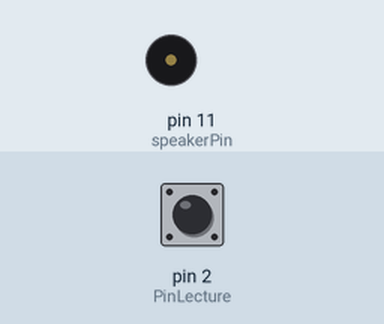
This sketch was run on a simulated Arduino Uno, built with avr-gcc and run on an emulated ATmega328P. On the bench: buzzer (waves = sounding). The inputs (shaded band) are chosen by the test bench; at power-on: pin 2 (PinLecture) HIGH. What the sketch prints to the serial monitor is not drawn.

Above: at 1.2 s.
1.3 s: pin 2 (PinLecture) pulled LOW for 0.15 s
At 2.6 s:
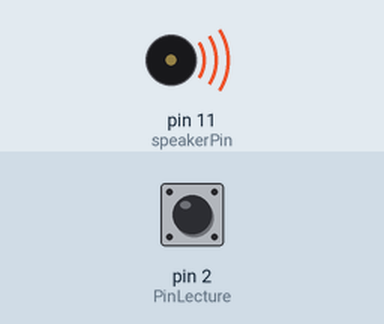
Timing chart, 0 to 4.3 s (numbered marks = the images above; inputs shaded):
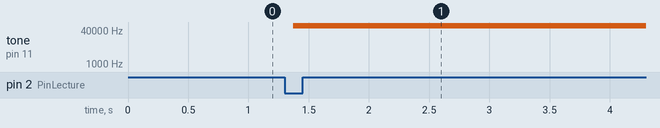

The sketch:

teldtmf2.ino
```cpp
/* Décodage pour cadran à impulsion type S63 et generation d'un signal DTMF
le décodage  des impulsions est du à Ph Martorell
la generation des signaux DTMF et l'assemblage est du à J ROGUIN
sur la base d'un generateur PWM de signaux code par Gary Hill
*/
#include <stdint.h>
#include <avr/interrupt.h>
#include <avr/io.h>
#include <avr/pgmspace.h>
#include "sinewavedata3.h"

const int PinLecture = 2 ; // Entrée lecture impulsions
const boolean Bavard = 0 ; // Génére les commentaires sur le port série
const boolean Debug = 1 ; // Génére les mesures de temps
//
boolean PlusDuneFois = 1 ; // pour éviter la répétition de commentaire
unsigned long TempsImpulsionMin = 45 ;
unsigned long TempsImpulsionMax = 95 ;
unsigned long TempsInterImpulsionMin = 25 ;
unsigned long TempsInterImpulsionMax = 60 ;
unsigned long TempsInterNumero = 200 ;
unsigned long rebonds = 2 ;
unsigned long duree = 0;
unsigned long temps = 0 ;
// int Numero = 0 ;

int speakerPin = 11; // Can be either 3 or 11, two PWM outputs connected to Timer 2
volatile uint16_t sample, sample_deb, Numero;
volatile uint16_t sinewave_length = 1070;

void stopPlayback()
{
    // Disable playback per-sample interrupt.
    TIMSK1 &= ~_BV(OCIE1A);

    // Disable the per-sample timer completely.
    TCCR1B &= ~_BV(CS10);

    // Disable the PWM timer.
    TCCR2B &= ~_BV(CS20);

    digitalWrite(speakerPin, LOW);
}

// This is called at 16000 Hz to load the next sample.
ISR(TIMER1_COMPA_vect) {
    if (sample >= (sample_deb + 1)*sinewave_length ) {
        stopPlayback();
         }
    else {
            OCR2A = pgm_read_byte(&sinewave_data[sample]);
          }
    ++sample;
}

void startPlayback()
{
    sample = sample_deb*sinewave_length;
    // Set up Timer 2 to do pulse width modulation on the speaker
    // pin.
    // Use internal clock (datasheet p.160)
    ASSR &= ~(_BV(EXCLK) | _BV(AS2));

    // Set fast PWM mode  (p.157)
    TCCR2A |= _BV(WGM21) | _BV(WGM20);
    TCCR2B &= ~_BV(WGM22);

        // Do non-inverting PWM on pin OC2A (p.155)
        // On the Arduino this is pin 11.
        TCCR2A = (TCCR2A | _BV(COM2A1)) & ~_BV(COM2A0);
        TCCR2A &= ~(_BV(COM2B1) | _BV(COM2B0));
        // No prescaler (p.158)
        TCCR2B = (TCCR2B & ~(_BV(CS12) | _BV(CS11))) | _BV(CS10);

        // Set initial pulse width to the first sample.
        OCR2A = pgm_read_byte(&sinewave_data[sample_deb*sinewave_length]);

    // Set up Timer 1 to send a sample every interrupt.

    cli();

    // Set CTC mode (Clear Timer on Compare Match) (p.133)
    // Have to set OCR1A *after*, otherwise it gets reset to 0!
    TCCR1B = (TCCR1B & ~_BV(WGM13)) | _BV(WGM12);
    TCCR1A = TCCR1A & ~(_BV(WGM11) | _BV(WGM10));

    // No prescaler (p.134)
    TCCR1B = (TCCR1B & ~(_BV(CS12) | _BV(CS11))) | _BV(CS10);

    // Set the compare register (OCR1A).
    // OCR1A is a 16-bit register, so we have to do this with
    // interrupts disabled to be safe.
    OCR1A = 1000;    // 16kHz d'échantillonnage

    // Enable interrupt when TCNT1 == OCR1A (p.136)
    TIMSK1 |= _BV(OCIE1A);

    sei();
}

void setup()
{
	//if (Debug || Bavard) // Si les deux à 0, on initialise pas
	//{
	Serial.begin(115200);
	Serial.println ("Initialisation Serie") ;
	//}
	pinMode(PinLecture , INPUT_PULLUP);
	pinMode(speakerPin, OUTPUT);
	//digitalWrite(PinLecture , HIGH);
}

void loop()
{
Numero = 0 ;
delay ( rebonds );
while ( !digitalRead(PinLecture) )
{
if ( PlusDuneFois == 1 && Bavard == 1 )
	{
	Serial.println ("Attente") ;
	PlusDuneFois = 0 ;
	}
}
temps = millis() ;
if (Debug == 1 ) {debug();}
PlusDuneFois = 1 ;
delay ( rebonds );
// int Numero = 0 ;
numerotation () ;
delay ( rebonds );
}

void numerotation()
{
	while (1) //Boucle infinie, on ne sort qu'avec les "return"
	{
	if ( Bavard == 1 )	{	Serial.println ("Entree impulsion") ;	}

	while ( digitalRead(PinLecture) )
	{
		duree = millis() - temps ;
		if ( duree > TempsImpulsionMax )
		{
			if ( Bavard == 1 )	{ 	Serial.println ("Impulsion trop longue") ;	}
			debug();
			return ;
		}
	}
	if (millis() - temps < TempsImpulsionMin )
	{
		if ( Bavard == 1 ) 	{ Serial.println ("Impulsion trop courte") ; }
		debug();
		return ;
	}
	delay ( rebonds );
	if ( Bavard == 1 ) 	{	Serial.println ("Sortie impulsion") ;	}
	debug();
	Numero ++ ;
	if ( Bavard == 1 )
	{
	Serial.print ("Increment numero ; ") ;
	Serial.println (Numero) ;
	}
	temps = millis() ;
	delay ( rebonds );
	if ( Bavard == 1 ) 	{	Serial.println ("Entree inter-impulsion") ;	}
	debug();
	while( !digitalRead(PinLecture) )
	{
	duree = millis() - temps ;
	if ( duree > TempsInterImpulsionMax )
	{
	if ( Bavard == 1 ) 	{	Serial.println ("Inter-impulsions trop longue; action") ;	}
	debug();
	Action () ;
	return ;
	}
	}
	if ( Bavard == 1 ) 	{	Serial.println ("Sortie inter-impulsion") ;	}
	if ( duree < TempsInterImpulsionMin )
	{
	if ( Bavard == 1 )	{	Serial.println ("Inter-impulsion trop courte") ;	}
	debug();
	return ;
	}
	debug();
	temps = millis() ;
	delay ( rebonds );
	}
}

void debug ()
{
	if (Debug == 1 )
	{
	Serial.print ("Lecture ; ") ;
	Serial.print (digitalRead(PinLecture)) ;
	Serial.print (" duree = ") ;
	Serial.println (millis() - temps) ;
	}
	delay(2) ; // petite tempo par principe
}

void Action () // action a engager lorsque le numero est compose
{
	Serial.print ("Action avec numero ; ") ;
	Serial.println (Numero % 10) ;
	// Placez ici l'action à faire avec la variable "Numéro"
  Numero = Numero % 10;
	sample_deb = Numero;
	startPlayback();
//	Numero = 0 ;
}
```

Source omitted: inewavedata3.h (data table, 39656 bytes)

Measured:
- after the input at 1.3 s, tone on pin 11 (speakerPin): silent → 62500 Hz after 0.07 s
